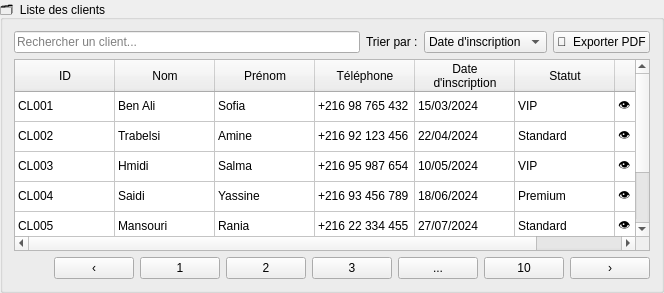
                      <widget class="QGroupBox" name="groupListeClient">
                       <property name="title">
                        <string>🗂  Liste des clients</string>
                       </property>
                       <layout class="QVBoxLayout" name="listeLayoutClient">
                        <item>
                         <layout class="QHBoxLayout" name="listeHeaderClient">
                          <item>
                           <widget class="QLineEdit" name="searchListeClient">
                            <property name="placeholderText">
                             <string>Rechercher un client...</string>
                            </property>
                           </widget>
                          </item>
                          <item>
                           <widget class="QLabel" name="lblTrierClient">
                            <property name="text">
                             <string>Trier par :</string>
                            </property>
                            <property name="field" stdset="0">
                             <string notr="true">true</string>
                            </property>
                           </widget>
                          </item>
                          <item>
                           <widget class="QComboBox" name="comboTrierClient">
                            <item>
                             <property name="text">
                              <string>Date d'inscription</string>
                             </property>
                            </item>
                            <item>
                             <property name="text">
                              <string>Nom</string>
                             </property>
                            </item>
                            <item>
                             <property name="text">
                              <string>Type de client</string>
                             </property>
                            </item>
                           </widget>
                          </item>
                          <item>
                           <widget class="QPushButton" name="btnExportClient">
                            <property name="text">
                             <string>📄  Exporter PDF</string>
                            </property>
                           </widget>
                          </item>
                         </layout>
                        </item>
                        <item>
                         <widget class="QTableWidget" name="tableClientsClient">
                          <property name="selectionBehavior">
                           <enum>QAbstractItemView::SelectRows</enum>
                          </property>
                          <property name="editTriggers">
                           <set>QAbstractItemView::NoEditTriggers</set>
                          </property>
                          <property name="alternatingRowColors">
                           <bool>false</bool>
                          </property>
                          <attribute name="horizontalHeaderStretchLastSection">
                           <bool>true</bool>
                          </attribute>
                          <attribute name="verticalHeaderVisible">
                           <bool>false</bool>
                          </attribute>
                          <column>
                           <property name="text">
                            <string>ID</string>
                           </property>
                          </column>
                          <column>
                           <property name="text">
                            <string>Nom</string>
                           </property>
                          </column>
                          <column>
                           <property name="text">
                            <string>Prénom</string>
                           </property>
                          </column>
                          <column>
                           <property name="text">
                            <string>Téléphone</string>
                           </property>
                          </column>
                          <column>
                           <property name="text">
                            <string>Date
d'inscription</string>
                           </property>
                          </column>
                          <column>
                           <property name="text">
                            <string>Statut</string>
                           </property>
                          </column>
                          <column>
                           <property name="text">
                            <string>Actions</string>
                           </property>
                          </column>
                          <row />
                          <row />
                          <row />
                          <row />
                          <row />
                          <row />
                          <item row="0" column="0">
                           <property name="text">
                            <string>CL001</string>
                           </property>
                          </item>
                          <item row="0" column="1">
                           <property name="text">
                            <string>Ben Ali</string>
                           </property>
                          </item>
                          <item row="0" column="2">
                           <property name="text">
                            <string>Sofia</string>
                           </property>
                          </item>
                          <item row="0" column="3">
                           <property name="text">
                            <string>+216 98 765 432</string>
                           </property>
                          </item>
                          <item row="0" column="4">
                           <property name="text">
                            <string>15/03/2024</string>
                           </property>
                          </item>
                          <item row="0" column="5">
                           <property name="text">
                            <string>VIP</string>
                           </property>
                          </item>
                          <item row="0" column="6">
                           <property name="text">
                            <string>👁  ✎</string>
                           </property>
                          </item>
                          <item row="1" column="0">
                           <property name="text">
                            <string>CL002</string>
                           </property>
                          </item>
                          <item row="1" column="1">
                           <property name="text">
                            <string>Trabelsi</string>
                           </property>
                          </item>
                          <item row="1" column="2">
                           <property name="text">
                            <string>Amine</string>
                           </property>
                          </item>
                          <item row="1" column="3">
                           <property name="text">
                            <string>+216 92 123 456</string>
                           </property>
                          </item>
                          <item row="1" column="4">
                           <property name="text">
                            <string>22/04/2024</string>
                           </property>
                          </item>
                          <item row="1" column="5">
                           <property name="text">
                            <string>Standard</string>
                           </property>
                          </item>
                          <item row="1" column="6">
                           <property name="text">
                            <string>👁  ✎</string>
                           </property>
                          </item>
                          <item row="2" column="0">
                           <property name="text">
                            <string>CL003</string>
                           </property>
                          </item>
                          <item row="2" column="1">
                           <property name="text">
                            <string>Hmidi</string>
                           </property>
                          </item>
                          <item row="2" column="2">
                           <property name="text">
                            <string>Salma</string>
                           </property>
                          </item>
                          <item row="2" column="3">
                           <property name="text">
                            <string>+216 95 987 654</string>
                           </property>
                          </item>
                          <item row="2" column="4">
                           <property name="text">
                            <string>10/05/2024</string>
                           </property>
                          </item>
                          <item row="2" column="5">
                           <property name="text">
                            <string>VIP</string>
                           </property>
                          </item>
                          <item row="2" column="6">
                           <property name="text">
                            <string>👁  ✎</string>
                           </property>
                          </item>
                          <item row="3" column="0">
                           <property name="text">
                            <string>CL004</string>
                           </property>
                          </item>
                          <item row="3" column="1">
                           <property name="text">
                            <string>Saidi</string>
                           </property>
                          </item>
                          <item row="3" column="2">
                           <property name="text">
                            <string>Yassine</string>
                           </property>
                          </item>
                          <item row="3" column="3">
                           <property name="text">
                            <string>+216 93 456 789</string>
                           </property>
                          </item>
                          <item row="3" column="4">
                           <property name="text">
                            <string>18/06/2024</string>
                           </property>
                          </item>
                          <item row="3" column="5">
                           <property name="text">
                            <string>Premium</string>
                           </property>
                          </item>
                          <item row="3" column="6">
                           <property name="text">
                            <string>👁  ✎</string>
                           </property>
                          </item>
                          <item row="4" column="0">
                           <property name="text">
                            <string>CL005</string>
                           </property>
                          </item>
                          <item row="4" column="1">
                           <property name="text">
                            <string>Mansouri</string>
                           </property>
                          </item>
                          <item row="4" column="2">
                           <property name="text">
                            <string>Rania</string>
                           </property>
                          </item>
                          <item row="4" column="3">
                           <property name="text">
                            <string>+216 22 334 455</string>
                           </property>
                          </item>
                          <item row="4" column="4">
                           <property name="text">
                            <string>27/07/2024</string>
                           </property>
                          </item>
                          <item row="4" column="5">
                           <property name="text">
                            <string>Standard</string>
                           </property>
                          </item>
                          <item row="4" column="6">
                           <property name="text">
                            <string>👁  ✎</string>
                           </property>
                          </item>
                          <item row="5" column="0">
                           <property name="text">
                            <string>CL006</string>
                           </property>
                          </item>
                          <item row="5" column="1">
                           <property name="text">
                            <string>Mejri</string>
                           </property>
                          </item>
                          <item row="5" column="2">
                           <property name="text">
                            <string>Lilia</string>
                           </property>
                          </item>
                          <item row="5" column="3">
                           <property name="text">
                            <string>+216 95 667 788</string>
                           </property>
                          </item>
                          <item row="5" column="4">
                           <property name="text">
                            <string>03/08/2024</string>
                           </property>
                          </item>
                          <item row="5" column="5">
                           <property name="text">
                            <string>Premium</string>
                           </property>
                          </item>
                          <item row="5" column="6">
                           <property name="text">
                            <string>👁  ✎</string>
                           </property>
                          </item>
                         </widget>
                        </item>
                        <item>
                         <layout class="QHBoxLayout" name="paginationLayoutClient">
                          <item>
                           <spacer name="pagSpacerClient">
                            <property name="orientation">
                             <enum>Qt::Horizontal</enum>
                            </property>
                            <property name="sizeHint" stdset="0">
                             <size>
                              <width>40</width>
                              <height>20</height>
                             </size>
                            </property>
                           </spacer>
                          </item>
                          <item>
                           <widget class="QPushButton" name="btnPagePrevClient">
                            <property name="text">
                             <string>‹</string>
                            </property>
                            <property name="page" stdset="0">
                             <string notr="true">true</string>
                            </property>
                           </widget>
                          </item>
                          <item>
                           <widget class="QPushButton" name="btnPage1Client">
                            <property name="text">
                             <string>1</string>
                            </property>
                            <property name="page" stdset="0">
                             <string notr="true">true</string>
                            </property>
                           </widget>
                          </item>
                          <item>
                           <widget class="QPushButton" name="btnPage2Client">
                            <property name="text">
                             <string>2</string>
                            </property>
                            <property name="page" stdset="0">
                             <string notr="true">true</string>
                            </property>
                           </widget>
                          </item>
                          <item>
                           <widget class="QPushButton" name="btnPage3Client">
                            <property name="text">
                             <string>3</string>
                            </property>
                            <property name="page" stdset="0">
                             <string notr="true">true</string>
                            </property>
                           </widget>
                          </item>
                          <item>
                           <widget class="QPushButton" name="btnPageDotsClient">
                            <property name="text">
                             <string>...</string>
                            </property>
                            <property name="page" stdset="0">
                             <string notr="true">true</string>
                            </property>
                           </widget>
                          </item>
                          <item>
                           <widget class="QPushButton" name="btnPage10Client">
                            <property name="text">
                             <string>10</string>
                            </property>
                            <property name="page" stdset="0">
                             <string notr="true">true</string>
                            </property>
                           </widget>
                          </item>
                          <item>
                           <widget class="QPushButton" name="btnPageNextClient">
                            <property name="text">
                             <string>›</string>
                            </property>
                            <property name="page" stdset="0">
                             <string notr="true">true</string>
                            </property>
                           </widget>
                          </item>
                         </layout>
                        </item>
                       </layout>
                      </widget>
